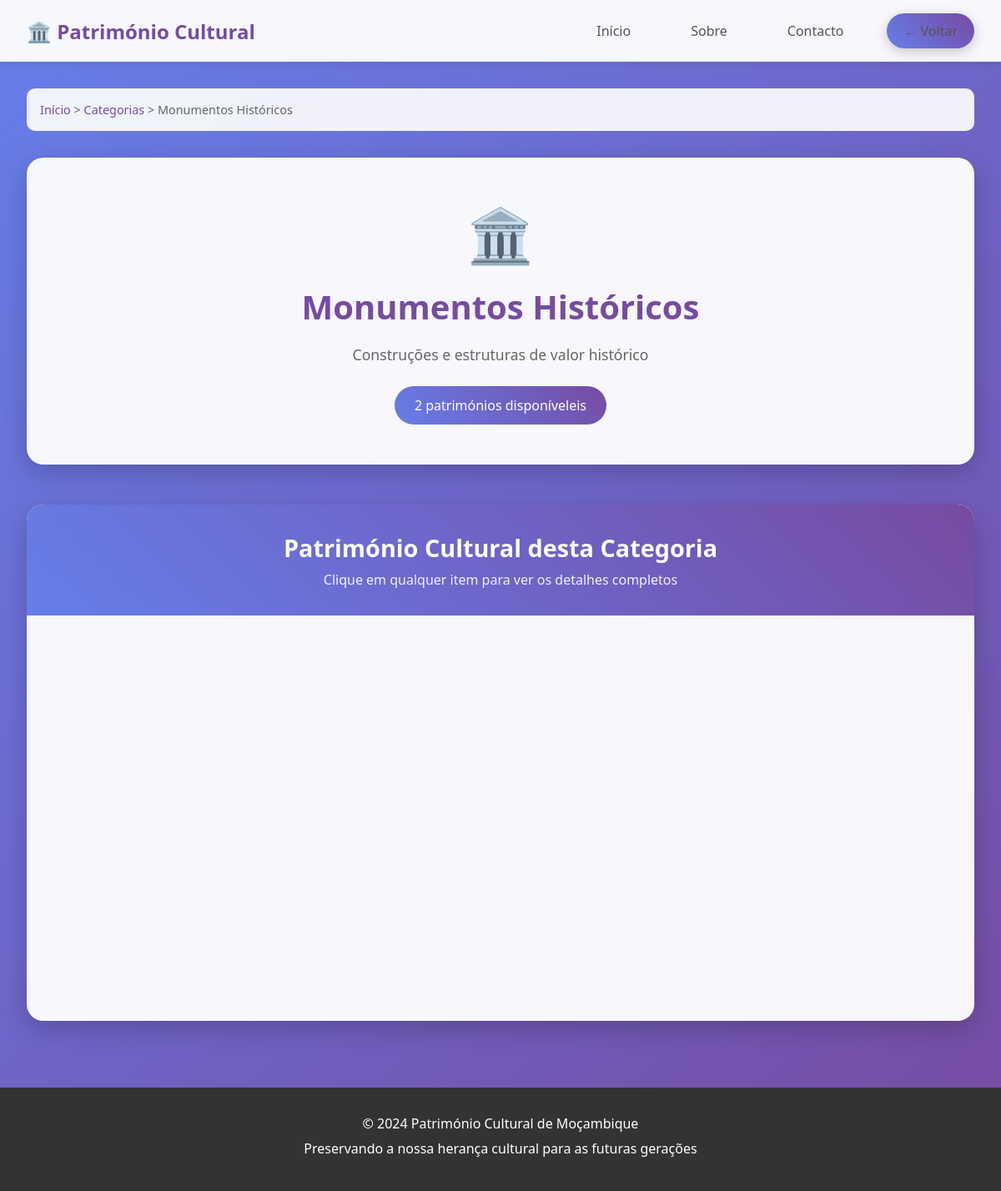
/categoria.php?id=1, run on the app's committed database.
### tables this page shows
CREATE TABLE `categorias_patrimonio` (
  `id` int(11) NOT NULL AUTO_INCREMENT,
  `nome` varchar(100) NOT NULL,
  `descricao` text DEFAULT NULL,
  `data_criacao` timestamp NOT NULL DEFAULT current_timestamp(),
  PRIMARY KEY (`id`)
);

### categoria.php (the view, shortened to what this page needs)
<?php
include 'config.php';
$categoria_id = isset($_GET['id']) ? (int)$_GET['id'] : 0;
try {
    $stmt = $pdo->prepare("SELECT * FROM categorias_patrimonio WHERE id = ?");
    $stmt->execute([$categoria_id]);
    $categoria = $stmt->fetch();
    $stmt = $pdo->prepare("SELECT p.*, c.nome as categoria_nome
                          FROM patrimonio p
                          LEFT JOIN categorias_patrimonio c ON p.categoria_id = c.id
                          WHERE p.categoria_id = ? AND p.status = 'ativo' AND p.acesso_publico = 1
                          ORDER BY p.data_registo DESC");
    $stmt->execute([$categoria_id]);
    $patrimonios = $stmt->fetchAll();
} catch(PDOException $e) {
    $categoria = null;
    $patrimonios = [];
}
$icones_categoria = [
    1 => '🏛️',
    2 => '🎨',
    3 => '🎵',
    4 => '📚',
    5 => '🗣️',
    6 => '🏘️',
    7 => '🎹',
    8 => '🕯️',
    9 => '🍲',
    10 => '🌿',
    11 => '⚽',
    12 => '🎉',
    13 => '⛏️',
    14 => '🏗️',
    15 => '🗿'
];
$icone_categoria = isset($icones_categoria[$categoria_id]) ? $icones_categoria[$categoria_id] : '🏛️';
?>
<!DOCTYPE html>
<html lang="pt">
<head>
</head>
<body>
    <header class="header">
        <nav class="nav">
            <a href="index.php" class="logo">🏛️ Património Cultural</a>
            <div class="nav-links">
                <a href="index.php">Início</a>
                <a href="sobre.php">Sobre</a>
                <a href="contacto.php">Contacto</a>
                <a href="index.php" class="back-btn">← Voltar</a>
            </div>
        </nav>
    </header>
    <div class="container">
        <div class="breadcrumb">
            <a href="index.php">Início</a> >
            <a href="index.php#categorias">Categorias</a> >
            <?php echo $categoria ? htmlspecialchars($categoria['nome']) : 'Categoria'; ?>
        </div>
        <?php if ($categoria): ?>
        <div class="category-header">
            <div class="category-icon"><?php echo $icone_categoria; ?></div>
            <h1><?php echo htmlspecialchars($categoria['nome']); ?></h1>
            <div class="category-description">
                <?php echo htmlspecialchars($categoria['descricao']); ?>
            </div>
            <div class="category-stats">
                <?php echo count($patrimonios); ?> património<?php echo count($patrimonios) != 1 ? 's' : ''; ?> disponível<?php echo count($patrimonios) != 1 ? 'eis' : ''; ?>
            </div>
        </div>
        <div class="patrimonios-section">
            <div class="section-header">
                <h2>Património Cultural desta Categoria</h2>
                <p class="section-subtitle">Clique em qualquer item para ver os detalhes completos</p>
            </div>
            <?php if (!empty($patrimonios)): ?>
            <div class="patrimonios-grid">
            </div>
            <?php endif; ?>
        </div>
        <?php endif; ?>
    </div>
    <footer class="footer">
        <p>&copy; 2024 Património Cultural de Moçambique</p>
        <p>Preservando a nossa herança cultural para as futuras gerações</p>
    </footer>
</body>
</html>

### categoria.php (style rules this page uses)
* { margin: 0; padding: 0; box-sizing: border-box; }
body { font-family: 'Segoe UI', Tahoma, Geneva, Verdana, sans-serif; background: linear-gradient(135deg, #667eea 0%, #764ba2 100%); min-height: 100vh; color: #333; }
.header { background: rgba(255, 255, 255, 0.95); padding: 1rem 2rem; box-shadow: 0 2px 10px rgba(0,0,0,0.1); position: sticky; top: 0; z-index: 1000; }
.nav { display: flex; justify-content: space-between; align-items: center; max-width: 1200px; margin: 0 auto; }
.logo { font-size: 1.5rem; font-weight: bold; color: #764ba2; text-decoration: none; }
.nav-links { display: flex; gap: 2rem; align-items: center; }
.nav-links a { color: #555; text-decoration: none; font-weight: 500; padding: 10px 20px; border-radius: 25px; transition: all 0.3s ease; }
.back-btn { background: linear-gradient(45deg, #667eea, #764ba2); color: white; box-shadow: 0 4px 15px rgba(0,0,0,0.2); }
.container { max-width: 1200px; margin: 0 auto; padding: 2rem; }
.breadcrumb { background: rgba(255, 255, 255, 0.9); padding: 1rem; border-radius: 10px; margin-bottom: 2rem; font-size: 0.9rem; color: #666; }
.breadcrumb a { color: #764ba2; text-decoration: none; }
.category-header { background: rgba(255, 255, 255, 0.95); padding: 3rem; border-radius: 20px; box-shadow: 0 10px 30px rgba(0,0,0,0.2); margin-bottom: 3rem; text-align: center; }
.category-icon { font-size: 4rem; margin-bottom: 1rem; }
.category-header h1 { font-size: 2.5rem; color: #764ba2; margin-bottom: 1rem; }
.category-description { font-size: 1.1rem; color: #666; line-height: 1.6; margin-bottom: 1.5rem; max-width: 800px; margin-left: auto; margin-right: auto; }
.category-stats { display: inline-flex; background: linear-gradient(45deg, #667eea, #764ba2); color: white; padding: 0.75rem 1.5rem; border-radius: 25px; font-weight: 500; }
.patrimonios-section { background: rgba(255, 255, 255, 0.95); border-radius: 20px; box-shadow: 0 10px 30px rgba(0,0,0,0.2); overflow: hidden; }
.section-header { background: linear-gradient(45deg, #667eea, #764ba2); color: white; padding: 2rem; text-align: center; }
.section-header h2 { font-size: 1.8rem; margin-bottom: 0.5rem; }
.section-subtitle { opacity: 0.9; font-size: 1rem; }
.patrimonios-grid { padding: 2rem; display: grid; grid-template-columns: repeat(auto-fill, minmax(350px, 1fr)); gap: 2rem; }
.footer { background: #333; color: white; text-align: center; padding: 2rem; margin-top: 3rem; }
.footer p { margin-bottom: 0.5rem; }

### data on the page
categorias_patrimonio: nome "Monumentos Históricos", descricao "Construções e estruturas de valor histórico"

### other printed values
$icone_categoria "🏛️"
count($patrimonios) "2"
